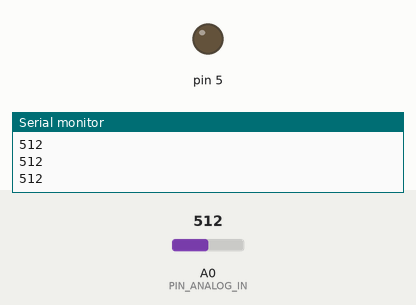
The sketch below on a simulated Arduino Uno, built with avr-gcc and run on an emulated ATmega328P. Parts: output pins drawn as LEDs (lit = HIGH), the last lines printed to the serial monitor. Dashed ring = blinking. Inputs (shaded band) come from the test bench; at power-on: A0 (PIN_ANALOG_IN) = 512.

Above: at 1.2 s.
1.3 s: A0 (PIN_ANALOG_IN) set to 792
2.8 s: A0 (PIN_ANALOG_IN) set to 816
At 3.2 s:
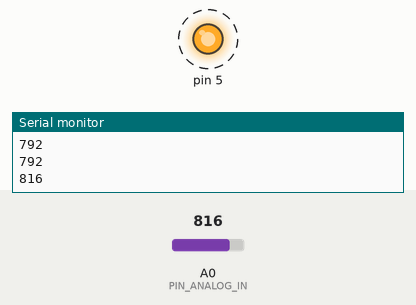
5.8 s: A0 (PIN_ANALOG_IN) set to 790
At 6.9 s:
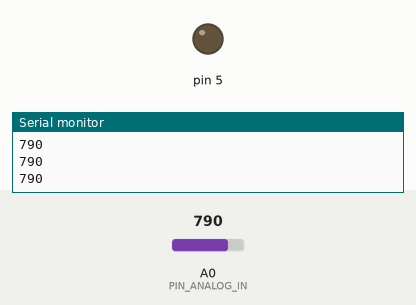
7.3 s: A0 (PIN_ANALOG_IN) set to 810
At 7.7 s:
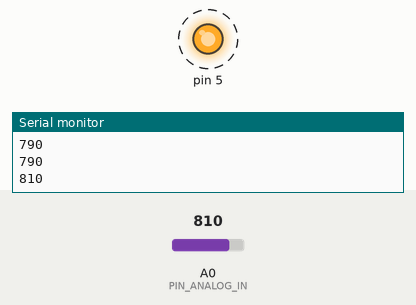
Timing chart, 0 to 11.3 s (numbered marks = the images above; inputs shaded):
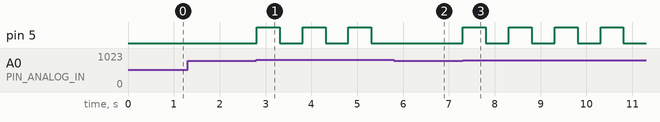

The sketch:

Project_10_Steam_Sensor_Control_LED.ino
```cpp
//**********************************************************************************
/*
 * 名称   : Steam_Sensor_Control_LED
 * 功能   : 水滴传感器控制LED
 * 作者   : http://www.keyes-robot.com/
*/
int item = 0;  //设置item为0
int PIN_ANALOG_IN = A0;   //水滴传感器的引脚定义为A0

void setup() {
  Serial.begin(9600); //设置串口波特率为9600
  pinMode(PIN_ANALOG_IN, INPUT);    //将传感器的引脚设置为输入模式
  pinMode(5, OUTPUT);  // 设置led引脚为输出模式.
}

void loop() {
  item = analogRead(PIN_ANALOG_IN);    //读取传感器的模拟信号
  Serial.println(item);  //串口打印水滴传感器输出的模拟信号
  if (item > 800) {  //模拟值大于800
    digitalWrite(5, HIGH);  //打开LED
    delay(500);  //延迟 500ms
    digitalWrite(5, LOW);  //关闭LED
    delay(500);  //延迟 500ms
  } else {  //模拟值小于等于800
    digitalWrite(5, LOW);  //关闭LED
  }
}
//**********************************************************************************
```

Measured:
- the behaviour switches between 800 and 801 on A0 (PIN_ANALOG_IN) (found by bisection; images 0 and 1)
- after the input at 2.8 s, pin 5: alternates HIGH for 0.50 s and LOW for 0.50 s, starting at once
- after the input at 5.8 s, pin 5: stays LOW (without the input it goes to HIGH after 0.01 s)
- after the input at 7.3 s, pin 5: alternates HIGH for 0.50 s and LOW for 0.50 s, starting at once
